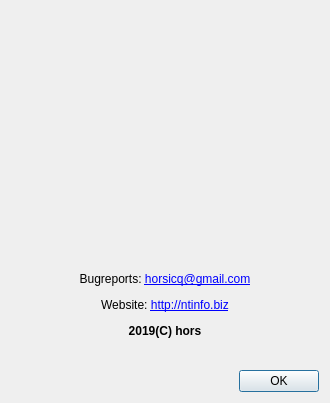
<?xml version="1.0" encoding="UTF-8"?>
<ui version="4.0">
 <class>DialogAbout</class>
 <widget class="QDialog" name="DialogAbout">
  <property name="windowModality">
   <enum>Qt::ApplicationModal</enum>
  </property>
  <property name="geometry">
   <rect>
    <x>0</x>
    <y>0</y>
    <width>326</width>
    <height>403</height>
   </rect>
  </property>
  <property name="windowTitle">
   <string>About</string>
  </property>
  <property name="modal">
   <bool>true</bool>
  </property>
  <layout class="QVBoxLayout" name="verticalLayout">
   <item>
    <widget class="QLabel" name="labelLogo">
     <property name="minimumSize">
      <size>
       <width>308</width>
       <height>235</height>
      </size>
     </property>
     <property name="text">
      <string/>
     </property>
     <property name="alignment">
      <set>Qt::AlignCenter</set>
     </property>
    </widget>
   </item>
   <item>
    <widget class="QLabel" name="labelVersion">
     <property name="text">
      <string/>
     </property>
     <property name="alignment">
      <set>Qt::AlignCenter</set>
     </property>
    </widget>
   </item>
   <item>
    <widget class="QLabel" name="labelInfo">
     <property name="text">
      <string>&lt;html&gt;&lt;head/&gt;&lt;body&gt;&lt;p align=&quot;center&quot;&gt;Bugreports: &lt;a href=&quot;mailto:horsicq@gmail.com&quot;&gt;&lt;span style=&quot; text-decoration: underline; color:#0000ff;&quot;&gt;horsicq@gmail.com&lt;/span&gt;&lt;/a&gt;&lt;/p&gt;&lt;p align=&quot;center&quot;&gt;Website: &lt;a href=&quot;http://ntinfo.biz&quot;&gt;&lt;span style=&quot; text-decoration: underline; color:#0000ff;&quot;&gt;http://ntinfo.biz&lt;/span&gt;&lt;/a&gt;&lt;/p&gt;&lt;p align=&quot;center&quot;&gt;&lt;span style=&quot; font-weight:600;&quot;&gt;2019(C) hors&lt;/span&gt;&lt;/p&gt;&lt;/body&gt;&lt;/html&gt;</string>
     </property>
     <property name="textFormat">
      <enum>Qt::AutoText</enum>
     </property>
     <property name="openExternalLinks">
      <bool>true</bool>
     </property>
    </widget>
   </item>
   <item>
    <spacer name="verticalSpacer">
     <property name="orientation">
      <enum>Qt::Vertical</enum>
     </property>
     <property name="sizeHint" stdset="0">
      <size>
       <width>20</width>
       <height>40</height>
      </size>
     </property>
    </spacer>
   </item>
   <item>
    <layout class="QHBoxLayout" name="horizontalLayout">
     <item>
      <spacer name="horizontalSpacer">
       <property name="orientation">
        <enum>Qt::Horizontal</enum>
       </property>
       <property name="sizeHint" stdset="0">
        <size>
         <width>40</width>
         <height>20</height>
        </size>
       </property>
      </spacer>
     </item>
     <item>
      <widget class="QPushButton" name="pushButtonOK">
       <property name="text">
        <string>OK</string>
       </property>
      </widget>
     </item>
    </layout>
   </item>
  </layout>
 </widget>
 <resources/>
 <connections/>
</ui>
